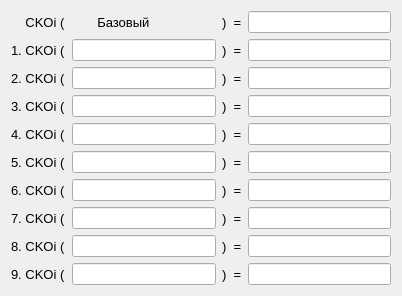
   <widget class="QWidget" name="layoutWidget">
    <property name="geometry">
     <rect>
      <x>1340</x>
      <y>160</y>
      <width>402</width>
      <height>278</height>
     </rect>
    </property>
    <layout class="QHBoxLayout" name="horizontalLayout_12">
     <item>
      <layout class="QVBoxLayout" name="verticalLayout_19">
       <item>
        <widget class="QLabel" name="label_124">
         <property name="font">
          <font>
           <pointsize>10</pointsize>
          </font>
         </property>
         <property name="text">
          <string>    CKOi (</string>
         </property>
        </widget>
       </item>
       <item>
        <widget class="QLabel" name="label_115">
         <property name="font">
          <font>
           <pointsize>10</pointsize>
          </font>
         </property>
         <property name="text">
          <string>1. CKOi (</string>
         </property>
        </widget>
       </item>
       <item>
        <widget class="QLabel" name="label_116">
         <property name="font">
          <font>
           <pointsize>10</pointsize>
          </font>
         </property>
         <property name="text">
          <string>2. CKOi (</string>
         </property>
        </widget>
       </item>
       <item>
        <widget class="QLabel" name="label_117">
         <property name="font">
          <font>
           <pointsize>10</pointsize>
          </font>
         </property>
         <property name="text">
          <string>3. CKOi (</string>
         </property>
        </widget>
       </item>
       <item>
        <widget class="QLabel" name="label_118">
         <property name="font">
          <font>
           <pointsize>10</pointsize>
          </font>
         </property>
         <property name="text">
          <string>4. CKOi (</string>
         </property>
        </widget>
       </item>
       <item>
        <widget class="QLabel" name="label_119">
         <property name="font">
          <font>
           <pointsize>10</pointsize>
          </font>
         </property>
         <property name="text">
          <string>5. CKOi (</string>
         </property>
        </widget>
       </item>
       <item>
        <widget class="QLabel" name="label_120">
         <property name="font">
          <font>
           <pointsize>10</pointsize>
          </font>
         </property>
         <property name="text">
          <string>6. CKOi (</string>
         </property>
        </widget>
       </item>
       <item>
        <widget class="QLabel" name="label_121">
         <property name="font">
          <font>
           <pointsize>10</pointsize>
          </font>
         </property>
         <property name="text">
          <string>7. CKOi (</string>
         </property>
        </widget>
       </item>
       <item>
        <widget class="QLabel" name="label_122">
         <property name="font">
          <font>
           <pointsize>10</pointsize>
          </font>
         </property>
         <property name="text">
          <string>8. CKOi (</string>
         </property>
        </widget>
       </item>
       <item>
        <widget class="QLabel" name="label_123">
         <property name="font">
          <font>
           <pointsize>10</pointsize>
          </font>
         </property>
         <property name="text">
          <string>9. CKOi (</string>
         </property>
        </widget>
       </item>
      </layout>
     </item>
     <item>
      <layout class="QVBoxLayout" name="verticalLayout_20">
       <item>
        <widget class="QLabel" name="label_143">
         <property name="font">
          <font>
           <pointsize>10</pointsize>
          </font>
         </property>
         <property name="text">
          <string>       Базовый</string>
         </property>
        </widget>
       </item>
       <item>
        <widget class="QLineEdit" name="estimate4_2">
         <property name="readOnly">
          <bool>true</bool>
         </property>
        </widget>
       </item>
       <item>
        <widget class="QLineEdit" name="estimate4_3">
         <property name="readOnly">
          <bool>true</bool>
         </property>
        </widget>
       </item>
       <item>
        <widget class="QLineEdit" name="estimate4_4">
         <property name="readOnly">
          <bool>true</bool>
         </property>
        </widget>
       </item>
       <item>
        <widget class="QLineEdit" name="estimate4_5">
         <property name="readOnly">
          <bool>true</bool>
         </property>
        </widget>
       </item>
       <item>
        <widget class="QLineEdit" name="estimate4_6">
         <property name="readOnly">
          <bool>true</bool>
         </property>
        </widget>
       </item>
       <item>
        <widget class="QLineEdit" name="estimate4_7">
         <property name="readOnly">
          <bool>true</bool>
         </property>
        </widget>
       </item>
       <item>
        <widget class="QLineEdit" name="estimate4_8">
         <property name="readOnly">
          <bool>true</bool>
         </property>
        </widget>
       </item>
       <item>
        <widget class="QLineEdit" name="estimate4_9">
         <property name="readOnly">
          <bool>true</bool>
         </property>
        </widget>
       </item>
       <item>
        <widget class="QLineEdit" name="estimate4_10">
         <property name="readOnly">
          <bool>true</bool>
         </property>
        </widget>
       </item>
      </layout>
     </item>
     <item>
      <layout class="QVBoxLayout" name="verticalLayout_18">
       <item>
        <widget class="QLabel" name="label_105">
         <property name="font">
          <font>
           <pointsize>10</pointsize>
          </font>
         </property>
         <property name="text">
          <string>)  =</string>
         </property>
        </widget>
       </item>
       <item>
        <widget class="QLabel" name="label_106">
         <property name="font">
          <font>
           <pointsize>10</pointsize>
          </font>
         </property>
         <property name="text">
          <string>)  =</string>
         </property>
        </widget>
       </item>
       <item>
        <widget class="QLabel" name="label_107">
         <property name="font">
          <font>
           <pointsize>10</pointsize>
          </font>
         </property>
         <property name="text">
          <string>)  =</string>
         </property>
        </widget>
       </item>
       <item>
        <widget class="QLabel" name="label_108">
         <property name="font">
          <font>
           <pointsize>10</pointsize>
          </font>
         </property>
         <property name="text">
          <string>)  =</string>
         </property>
        </widget>
       </item>
       <item>
        <widget class="QLabel" name="label_109">
         <property name="font">
          <font>
           <pointsize>10</pointsize>
          </font>
         </property>
         <property name="text">
          <string>)  =</string>
         </property>
        </widget>
       </item>
       <item>
        <widget class="QLabel" name="label_110">
         <property name="font">
          <font>
           <pointsize>10</pointsize>
          </font>
         </property>
         <property name="text">
          <string>)  =</string>
         </property>
        </widget>
       </item>
       <item>
        <widget class="QLabel" name="label_111">
         <property name="font">
          <font>
           <pointsize>10</pointsize>
          </font>
         </property>
         <property name="text">
          <string>)  =</string>
         </property>
        </widget>
       </item>
       <item>
        <widget class="QLabel" name="label_112">
         <property name="font">
          <font>
           <pointsize>10</pointsize>
          </font>
         </property>
         <property name="text">
          <string>)  =</string>
         </property>
        </widget>
       </item>
       <item>
        <widget class="QLabel" name="label_113">
         <property name="font">
          <font>
           <pointsize>10</pointsize>
          </font>
         </property>
         <property name="text">
          <string>)  =</string>
         </property>
        </widget>
       </item>
       <item>
        <widget class="QLabel" name="label_114">
         <property name="font">
          <font>
           <pointsize>10</pointsize>
          </font>
         </property>
         <property name="text">
          <string>)  =</string>
         </property>
        </widget>
       </item>
      </layout>
     </item>
     <item>
      <layout class="QVBoxLayout" name="verticalLayout_21">
       <item>
        <widget class="QLineEdit" name="CKO1"/>
       </item>
       <item>
        <widget class="QLineEdit" name="CKO2"/>
       </item>
       <item>
        <widget class="QLineEdit" name="CKO3"/>
       </item>
       <item>
        <widget class="QLineEdit" name="CKO4"/>
       </item>
       <item>
        <widget class="QLineEdit" name="CKO5"/>
       </item>
       <item>
        <widget class="QLineEdit" name="CKO6"/>
       </item>
       <item>
        <widget class="QLineEdit" name="CKO7"/>
       </item>
       <item>
        <widget class="QLineEdit" name="CKO8"/>
       </item>
       <item>
        <widget class="QLineEdit" name="CKO9"/>
       </item>
       <item>
        <widget class="QLineEdit" name="CKO10"/>
       </item>
      </layout>
     </item>
    </layout>
   </widget>
